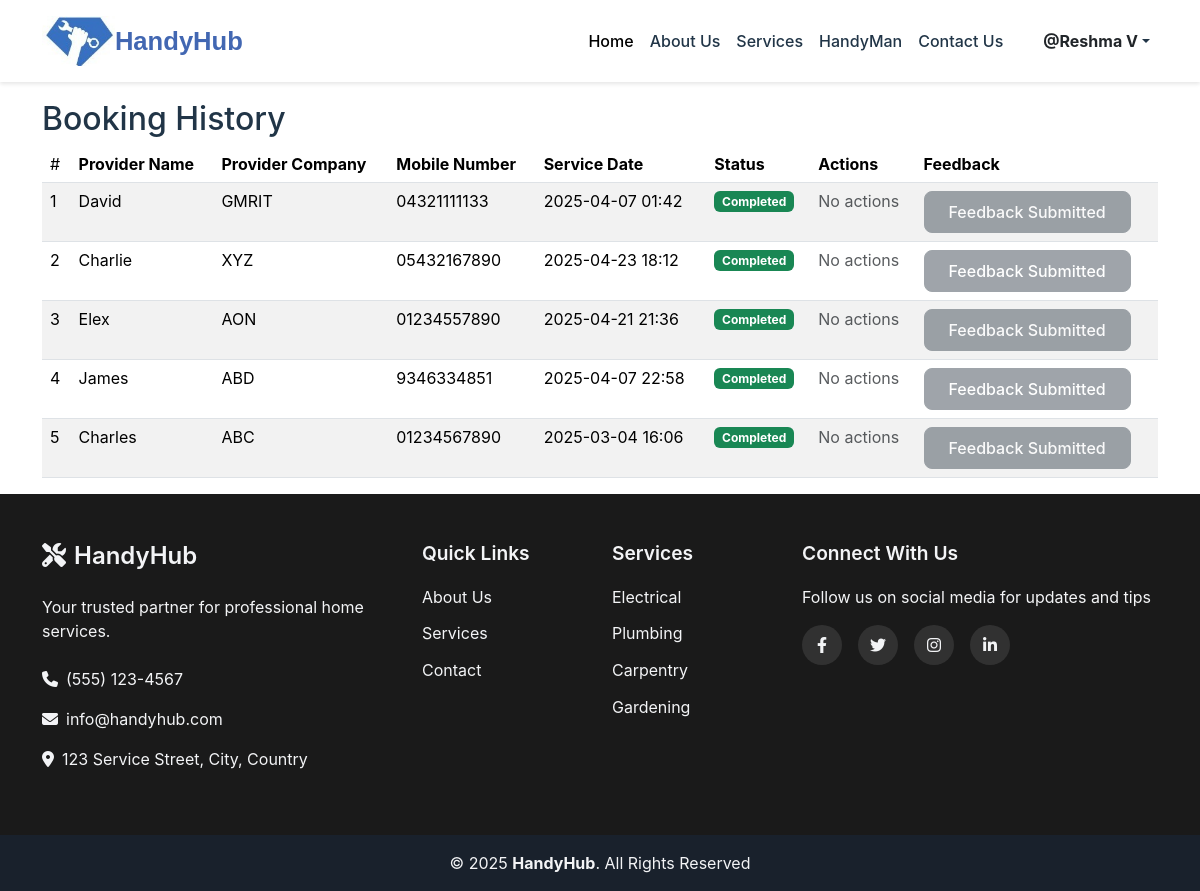
Page /booking-history (signed in) on the committed database.
### Handy/models.py (models this page shows, shortened)
class User(db.Model, UserMixin):
    id = db.Column(db.Integer, primary_key=True)
    first_name = db.Column(db.String(100), nullable=False)
    last_name = db.Column(db.String(100), nullable=False)
    email = db.Column(db.String(120), unique=True, nullable=False, index=True)
    phone = db.Column(db.String(15), unique=True, nullable=False, index=True)
    address = db.Column(db.String(500), nullable=False)
    role = db.Column(db.String(20), nullable=False)
    image = db.Column(db.String(255), nullable=True, default='default.png')
    password_hash = db.Column(db.String(256), nullable=False)
    created_at = db.Column(db.DateTime, default=datetime.utcnow)

class Booking(db.Model):
    id = db.Column(db.Integer, primary_key=True)
    customer_id = db.Column(db.Integer, db.ForeignKey('user.id'), nullable=False)
    provider_id = db.Column(db.Integer, db.ForeignKey('provider.id'), nullable=False)
    service_id = db.Column(db.Integer, db.ForeignKey('service.id'), nullable=False)
    booking_date = db.Column(db.Date, nullable=False)
    booking_time = db.Column(db.Time, nullable=False)
    status = db.Column(db.String(20), default="Pending")
    feedback = db.Column(db.Text, nullable=True)
    created_at = db.Column(db.DateTime, default=datetime.utcnow)
    customer = db.relationship('User', backref=db.backref('bookings', lazy=True))
    provider = db.relationship('Provider', backref=db.backref('bookings', lazy=True))
    service = db.relationship('Service', backref=db.backref('bookings', lazy=True))

class Provider(db.Model, UserMixin):
    id = db.Column(db.Integer, primary_key=True)
    first_name = db.Column(db.String(100), nullable=False)
    last_name = db.Column(db.String(100), nullable=False)
    business_name = db.Column(db.String(100), nullable=False)
    email = db.Column(db.String(120), unique=True, nullable=False, index=True)
    phone = db.Column(db.String(15), unique=True, nullable=False, index=True)
    password_hash = db.Column(db.String(256), nullable=False)
    service_id = db.Column(db.Integer, db.ForeignKey('service.id'), nullable=False)
    service = db.relationship('Service', backref=db.backref('providers', lazy=True))
    service_price = db.Column(db.Float, nullable=False, default=0.0)
    experience = db.Column(db.Integer, nullable=True)
    image = db.Column(db.String(255), nullable=True, default='default.png')
    location = db.Column(db.String(255), nullable=True)
    rating = db.Column(db.Float, default=0.0)
    role = db.Column(db.String(20), nullable=False)
    created_at = db.Column(db.DateTime, default=datetime.utcnow)

### Handy/views.py (the view)
@views.route('/booking-history')
@login_required
def booking_history():
    bookings = Booking.query.filter_by(customer_id=current_user.id).order_by(Booking.created_at.desc()).all()
    feedback_status = {booking.id: Feedback.query.filter_by(booking_id=booking.id).first() is not None for booking in bookings}
    return render_template('booking_history.html', bookings=bookings, feedback_status=feedback_status)

### Handy/templates/booking_history.html
{% extends "base.html" %}
{% block content %}
<div class="container mt-4">
    <h2>Booking History</h2>
    <table class="table table-striped">
        <thead>
            <tr>
                <td>#</td>
                <th>Provider Name</th>
                <th>Provider Company</th>
                <th>Mobile Number</th>
                <th>Service Date</th>
                <th>Status</th>
                <th>Actions</th>
                <th>Feedback</th>
            </tr>
        </thead>
        <tbody>
            {% for booking in bookings %}
            <tr>
                <td>{{ loop.index }}</td>
                <td>{{booking.provider.first_name}}</td>
                <td>{{ booking.provider.business_name }}</td>
                <td>{{booking.provider.phone}}</td>
                <td>{{ booking.booking_date.strftime('%Y-%m-%d') }} {{ booking.booking_time.strftime('%H:%M') }}</td>
                <td>
                    <span class="badge
                        {% if booking.status == 'Pending' %} bg-warning
                        {% elif booking.status == 'Confirmed' %} bg-primary
                        {% elif booking.status == 'Completed' %} bg-success
                        {% elif booking.status == 'Cancelled' %} bg-danger
                        {% elif booking.status == 'Rejected' %} bg-danger
                        {% endif %}">
                        {{ booking.status }}
                    </span>
                </td>
                <td>
                    {% if booking.status == 'Pending' %}
                        <a href="{{ url_for('views.cancel_booking', booking_id=booking.id) }}" class="btn btn-danger btn-sm">Cancel</a>
                    {% else %}
                        <span class="text-muted">No actions</span>
                    {% endif %}
                </td>
                <td>
                    {% if booking.status == 'Completed' %}
                        {% if feedback_status[booking.id] %}
                            <button class="btn btn-secondary" disabled>Feedback Submitted</button>
                        {% else %}
                            <a href="{{ url_for('views.submit_feedback', booking_id=booking.id) }}" class="btn btn-success">Provide Feedback</a>
                        {% endif %}
                    {% else %}
                        <span class="text-muted">No actions</span>
                    {% endif %}
                </td>
            </tr>
            {% else %}
            <tr>
                <td colspan="6" class="text-center">No bookings found.</td>
            </tr>
            {% endfor %}
        </tbody>
    </table>
</div>
{% endblock %}

### Handy/templates/base.html (shortened to what this page needs)
<html lang="en">
  <head>
    <link href="https://cdn.jsdelivr.net/npm/bootstrap@5.3.2/dist/css/bootstrap.min.css" rel="stylesheet">
    <link rel="stylesheet" href="{{url_for('static' ,filename='styles.css')}}"/>
    <link rel="stylesheet" href="https://cdnjs.cloudflare.com/ajax/libs/font-awesome/6.1.1/css/all.min.css">
  </head>
  <body>
    <nav class="navbar navbar-expand-lg fixed-top">
      <div class="container">
          <img src="{{ url_for('static', filename='logo.png') }}" alt="HandyHub Logo" class="navbar-logo">
          <a class="navbar-brand" href="/">HandyHub</a>
          <div class="collapse navbar-collapse" id="navbarNav">
            <ul class="navbar-nav ms-auto">
                <li class="nav-item">
                    <a class="nav-link active" href="/">Home</a>
                </li>
                <li class="nav-item">
                    <a class="nav-link" href="{{ url_for('views.about') }}">About Us</a>
                </li>
                <li class="nav-item">
                    <a class="nav-link" href="{{ url_for('views.services') }}">Services</a>
                </li>
                <li class="nav-item">
                    <a class="nav-link" href="{{ url_for('views.handyman') }}">HandyMan</a>
                </li>
                <li class="nav-item">
                    <a class="nav-link" href="{{ url_for('views.contact') }}">Contact Us</a>
                </li>
                {% if current_user.is_authenticated %}
                <li class="nav-item dropdown ms-lg-3">
                    <a class="nav-link dropdown-toggle d-flex align-items-center" href="#" id="profileDropdown" role="button" data-bs-toggle="dropdown" aria-expanded="false">
                        <span class="ms-2 fw-bold fs-6 text-dark">@{{ current_user.first_name }} {{ current_user.last_name }}</span>
                    </a>
                </li>
                {% endif %}
            </ul>
        </div>
      </div>
  </nav>
    {% block content %}{% endblock %}
    <footer class="footer">
      <div class="footer-top py-5">
        <div class="container">
          <div class="row g-4">
            <div class="col-lg-4 col-md-6">
              <div class="footer-info">
                <h3><i class="fas fa-tools me-2"></i>HandyHub</h3>
                <p class="mb-4">Your trusted partner for professional home services.</p>
                <p><i class="fas fa-phone me-2"></i>(555) 123-4567</p>
                <p><i class="fas fa-envelope me-2"></i>info@handyhub.com</p>
                <p><i class="fas fa-map-marker-alt me-2"></i>123 Service Street, City, Country</p>
              </div>
            </div>
            <div class="col-lg-4 col-md-6">
              <div class="row">
                <div class="col-6">
                  <h4>Quick Links</h4>
                  <ul class="footer-links">
                    <li><a href="{{ url_for('views.about') }}">About Us</a></li>
                    <li><a href="{{ url_for('views.services') }}">Services</a></li>
                    <li><a href="{{ url_for('views.contact') }}">Contact</a></li>
                  </ul>
                </div>
                <div class="col-6">
                  <h4>Services</h4>
                  <ul class="footer-links">
                    <li><a href="{{ url_for('views.services') }}#electrical">Electrical</a></li>
                    <li><a href="{{ url_for('views.services') }}#plumbing">Plumbing</a></li>
                    <li><a href="{{ url_for('views.services') }}#carpentry">Carpentry</a></li>
                    <li><a href="{{ url_for('views.services') }}#gardening">Gardening</a></li>
                  </ul>
                </div>
              </div>
            </div>
            <div class="col-lg-4 col-md-12">
              <h4>Connect With Us</h4>
              <p class="mb-3">Follow us on social media for updates and tips</p>
              <div class="social-links mb-4">
                <a href="https://www.facebook.com" class="facebook"><i class="fa-brands fa-facebook-f"></i></a>
                <a href="https://twitter.com" class="twitter"><i class="fa-brands fa-twitter"></i></a>
                <a href="https://instagram.com" class="instagram"><i class="fa-brands fa-instagram"></i></a>
                <a href="https://linkedin.com" class="fa-brands fa-linkedin-in"></a>
              </div>
            </div>
          </div>
        </div>
      </div>
      <div class="footer-bottom py-3">
        <div class="container text-center">
          <div class="copyright">
            © <span id="currentYear">2024</span> <strong>HandyHub</strong>. All Rights Reserved
          </div>
        </div>
      </div>
    </footer>
  </body>
</html>

### Handy/static/styles.css (style rules this page uses)
:root { --primary-color: #4267B2; --secondary-color: #4267B2; --text-color: #213547; --bg-color: #ffffff; --footer-bg: #1f2937; --footer-text: #f3f4f6; }
body { margin: 0; font-family: 'Inter', system-ui, -apple-system, sans-serif; color: var(--text-color); background-color: var(--bg-color); padding-top: 76px; }
.navbar { background-color: var(--bg-color); box-shadow: 0 2px 4px rgba(0,0,0,0.1); padding: 1rem 0; display: flex; justify-content: space-between; }
.navbar-brand { font-family: 'Poppins', sans-serif; font-weight: 600; color:#4267B2; font-size: 1.6rem; text-decoration: none; display: flex; align-items: center; }
.nav-link { font-weight: 500; color: var(--text-color); padding: 0.5rem 1rem; transition: color 0.3s ease; }
.navbar-logo { height: 50px; max-width: 100px; width: auto; }
.footer { background-color: #1a1a1a; color: #fff; }
.footer-top { background-color: #1a1a1a; }
.footer-bottom { background-color: #111; }
.footer { background-color: var(--footer-bg); color: var(--footer-text); }
.footer-top { padding: 60px 0; }
.footer h3 { font-size: 1.5rem; margin-bottom: 1.5rem; font-weight: 600; }
.footer h4 { font-size: 1.2rem; margin-bottom: 1.2rem; font-weight: 600; }
.footer-links { list-style: none; padding: 0; margin: 0; }
.footer-links li { margin-bottom: 0.8rem; }
.footer-links a { color: var(--footer-text); text-decoration: none; transition: color 0.3s ease; display: inline-flex; align-items: center; }
.social-links { display: flex; gap: 1rem; }
.social-links a { display: inline-flex; align-items: center; justify-content: center; width: 40px; height: 40px; border-radius: 50%; background: rgba(255, 255, 255, 0.1); color: var(--footer-text); text-decoration: none; transition: all 0.3s ease; }
.footer-bottom { background: rgba(0, 0, 0, 0.2); padding: 1rem 0; }
.btn { padding: 0.5rem 1.5rem; font-weight: 500; border-radius: 0.5rem; transition: all 0.3s ease; }

### rows in the picture
User: first_name "Reshma", last_name "V"
Booking: provider.first_name "David", provider.business_name "GMRIT", provider.phone "04321111133", booking_date "2025-04-07", booking_time "01:42", status "Completed", shows "No actions", shows "Feedback Submitted"
Booking: provider.first_name "Charlie", provider.business_name "XYZ", provider.phone "05432167890", booking_date "2025-04-23", booking_time "18:12", status "Completed", shows "No actions", shows "Feedback Submitted"
Booking: provider.first_name "Elex", provider.business_name "AON", provider.phone "01234557890", booking_date "2025-04-21", booking_time "21:36", status "Completed", shows "No actions", shows "Feedback Submitted"
Booking: provider.first_name "James", provider.business_name "ABD", provider.phone "9346334851", booking_date "2025-04-07", booking_time "22:58", status "Completed", shows "No actions", shows "Feedback Submitted"
Booking: provider.first_name "Charles", provider.business_name "ABC", provider.phone "01234567890", booking_date "2025-03-04", booking_time "16:06", status "Completed", shows "No actions", shows "Feedback Submitted"
